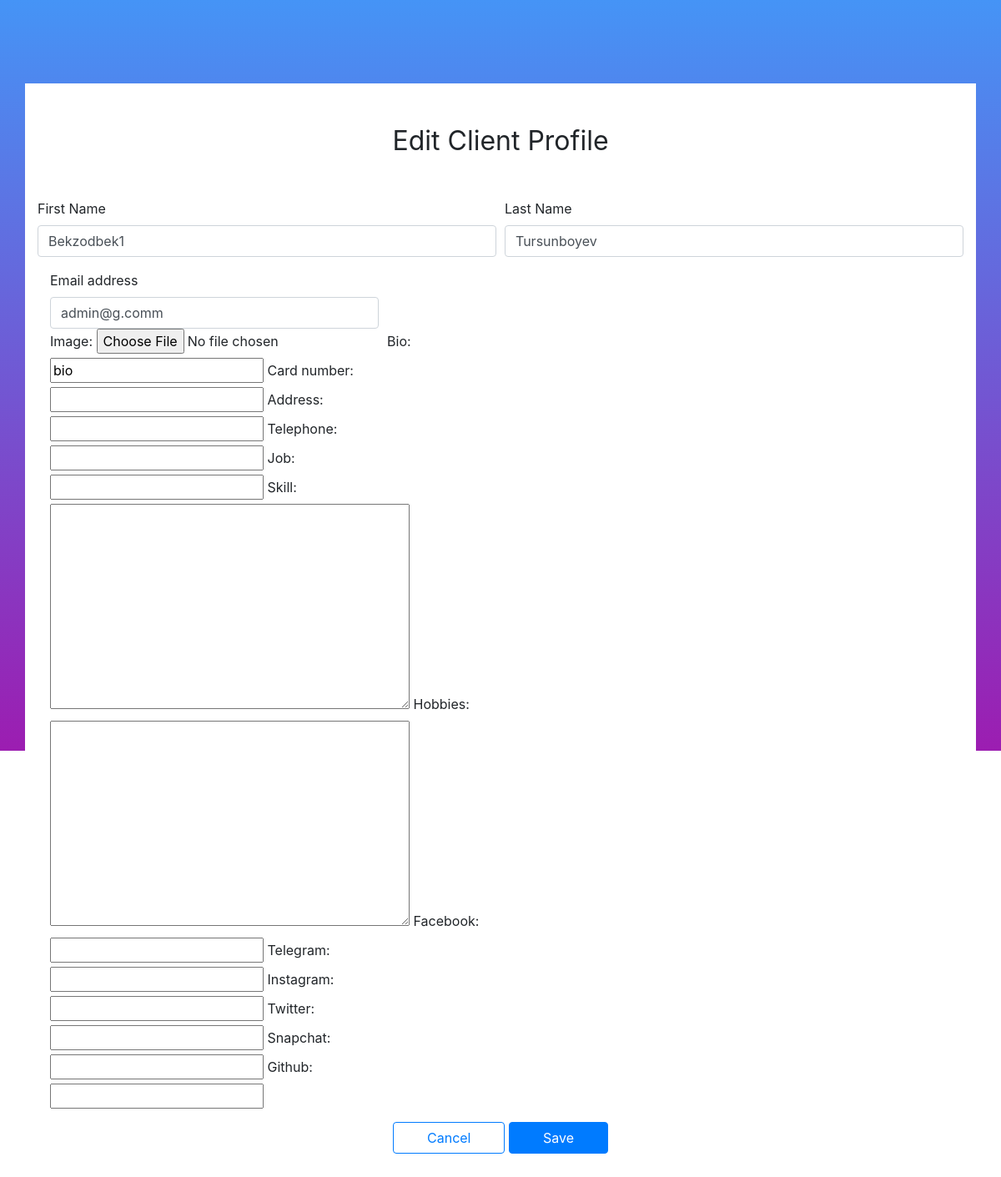
/2/update/ (signed in), run on an earlier commit of the app's database.
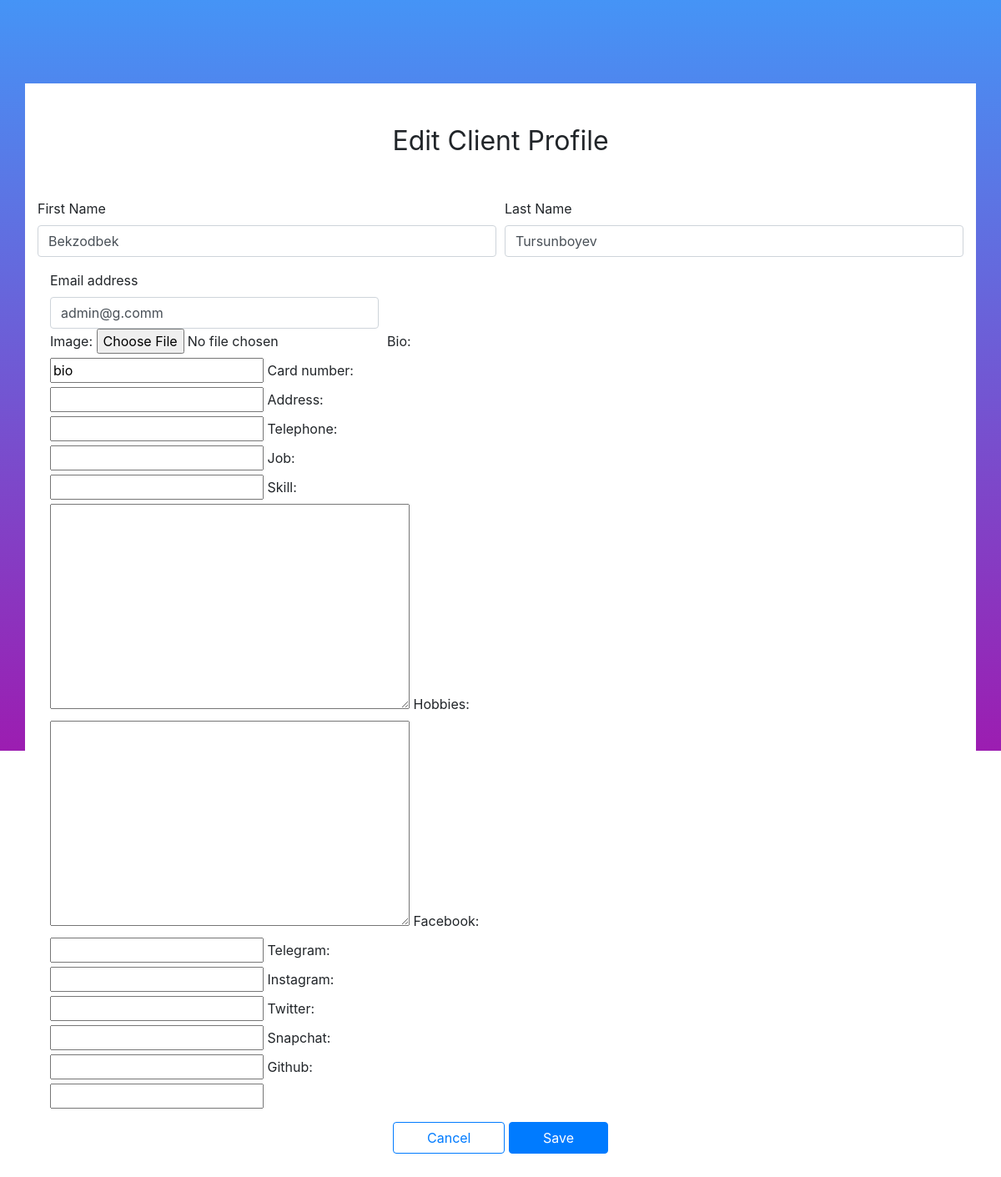
And on a later commit of the database.
### furnapp/models.py (models this page shows)
class MyUser(AbstractUser):
    username = None
    email = models.EmailField(unique=True)
    USERNAME_FIELD = 'email'
    REQUIRED_FIELDS = []
    is_organiser = models.BooleanField(default=False)
    is_agent = models.BooleanField(default=False)

### furnapp/views.py (the view)
# urls.py: path('<str:pk>/update/', edit_profile_view, name="edit")
def edit_profile_view(request, pk):
    if request.method == "POST":
        form = EditProfileForm(request.POST, instance=request.user)
        profile_form = UserProfileEditForm(request.POST, request.FILES, instance=request.user)
        if form.is_valid() and profile_form.is_valid():
            form.save()
            profile_form.save()
            return reverse("furn:profile")
    else:
        form = EditProfileForm(instance=request.user)
        profile_form = UserProfileEditForm(instance=request.user)
    context ={
        "form":form,
        "profile_form": profile_form
    }
    return render(request, 'pages/profile/edit_profile.html', context)

### furnapp/form.py
class EditProfileForm(UserChangeForm):
    class Meta:
        model = User
        fields = ['first_name', 'last_name', "email"]
        widgets = {
            'first_name':forms.TextInput(attrs={"class": "form-control","placeholder":"First Name", "id":'firstname', "value":"user"}),
            'last_name':forms.TextInput(attrs={"class": "form-control", "placeholder":"Last Name", "id":"lastname"}),
            'email':forms.EmailInput(attrs={"class":'form-control w-75', "placeholder":"Email", "id":"email"})
        }

class UserProfileEditForm(forms.ModelForm):
    class Meta:
        model = Profile
        fields = ['image', 'bio', 'card_number', 'address', 'telephone', 'job', 'skill', 'hobbies', 'facebook', 'telegram', 'instagram', 'twitter', 'snapchat', 'github']

### templates/pages/profile/edit_profile.html (shortened to what this page needs)
{% load static %}
<!DOCTYPE html>
<html lang="en">
<head>
  <link rel="stylesheet" href="{% static 'css/edit.css' %}">
  <link rel="stylesheet" href="https://cdnjs.cloudflare.com/ajax/libs/twitter-bootstrap/4.1.3/css/bootstrap.min.css">
</head>
<body>
  <div class="container form__wrapper">
    <h2>Edit Client Profile</h2>
    <form id="myForm" method="post" enctype="multipart/form-data">
      <div class="form-row">
        <div class="form-group col-md-6">
          <label for="firstName">First Name</label>
          {{ form.first_name }}
        </div>
        <div class="form-group col-md-6">
          <label for="lastName">Last Name</label>
          {{ form.last_name }}
        </div>
      </div>
      <div class="form-group col-md-6">
        <label for="email">Email address</label>
        {{ form.email }}
        {{ profile_form }}
      </div>
      <div class="form__btns">
        <a class="btn btn-outline-primary" href="{% url 'furn:profile' %}">cancel</a>
        <button type="submit" class="btn btn-primary">Save</button>
      </div>
    </form>
  </div>
</body>
</html>

### static/css/edit.css (style rules this page uses)
body { background-image: linear-gradient(#4594f6, #9c1db1); background-repeat: no-repeat; height: 100vh; }
::placeholder { color: #7b7e81; opacity: 1; }
textarea { resize: none; }
.container { max-width: 800px; margin: 50px auto; }
.container h2 { text-align: center; margin-bottom: 50px; font-weight: 400; }
.form__wrapper { background-color: #fff; padding: 50px 50px 58px; margin: 100px auto 95px; }
.form__btns { text-align: center; }
.form__btns button { padding: 6px 40px; text-transform: capitalize; margin-top: 0px; }
.form__btns a { text-transform: capitalize; padding: 6px 40px; }
.form-control { color: #717171; background-color: #f7f7f7; border-radius: 0; }
.form-group { margin-bottom: 2rem; }

What changed in the data, as far as the page shows it:
changed MyUser "Tursunboyev": first_name "Bekzodbek1" → "Bekzodbek"
